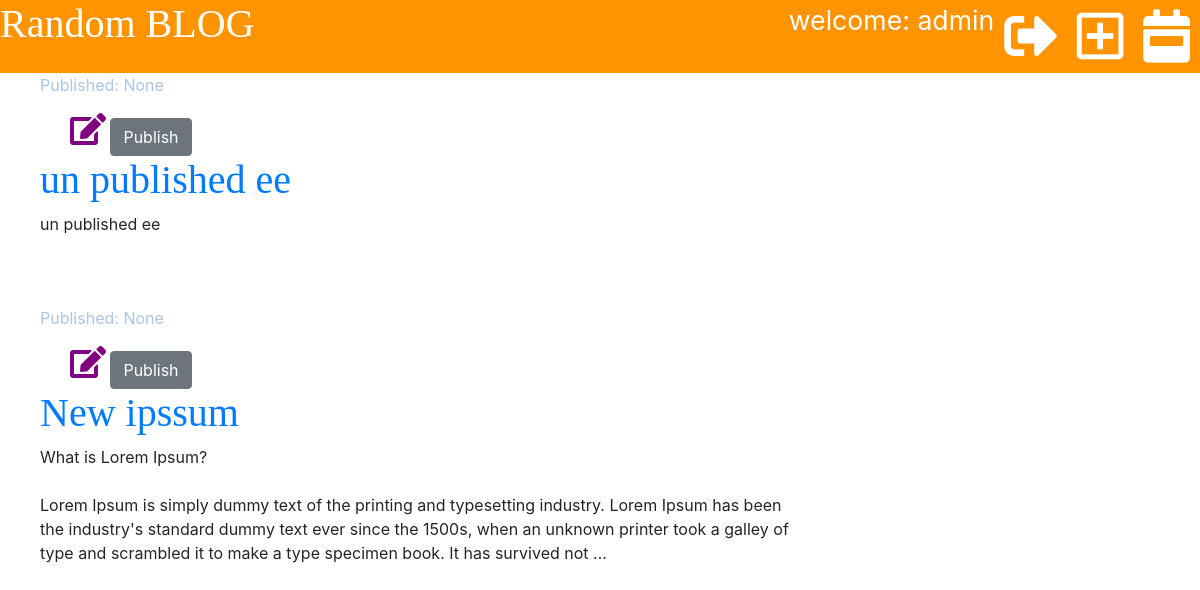
/draft/21/unPublish/ (signed in), run on an earlier commit of the app's database.
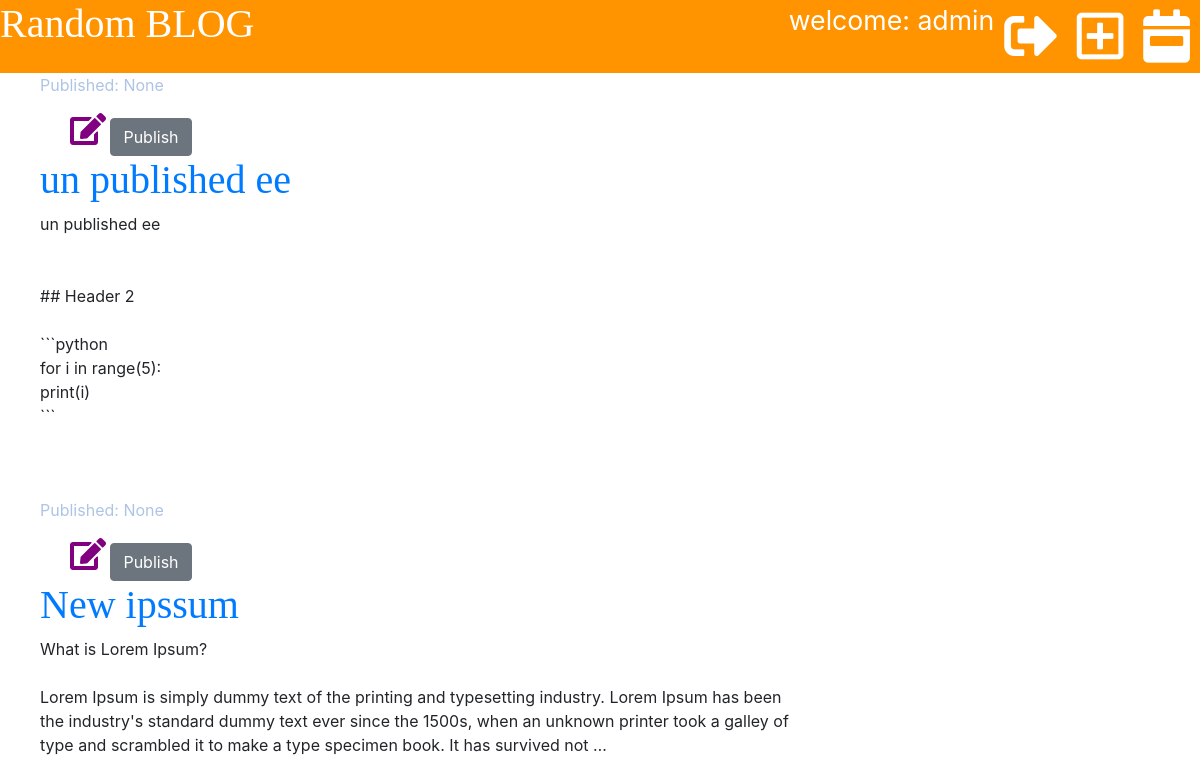
And on a later commit of the database.
### blog/models.py (models this page shows, shortened)
class Post(models.Model):
    author = models.ForeignKey('auth.User', on_delete=models.CASCADE)
    title = models.CharField(max_length=200)
    text = models.TextField()
    created_date = models.DateTimeField(default=timezone.now)
    published_date = models.DateTimeField(blank=True, null=True)
    test_date = models.DateTimeField(blank=True, null=True)

### blog/views.py (the view)
# urls.py: path('draft/<int:pk>/unPublish/', views.post_unPublish, name='post_post_unPublish'),
@login_required
def post_unPublish(request, pk):
    post = get_object_or_404(Post, pk=pk)
    post.published_date = None
    post.save()
    posts = Post.objects.filter(published_date__isnull=True).order_by('-created_date')
    stuff_for_frontend = {'posts': posts}
    return render(request, "blog/post_draft_list.html", stuff_for_frontend)

### blog/templates/blog/post_draft_list.html (shortened to what this page needs)
{% extends 'blog/base.html' %}
{% block content %}
{% for post in posts %}
<div class="post">
    <div class="date">
        <p>Published: {{ post.published_date }}</p>
        <span class="edit-publish">
            <a href="{% url 'post_edit' pk=post.pk %}"><i class="fas fa-edit fa-2x"></i></a>
            <a href="{% url 'post_publish' pk=post.pk %}"><button class="btn btn-secondary">Publish</button></a>
        </span>
    </div>
    <h1><a href="{% url 'post_detail' post.pk %}">{{ post.title }}</a></h1>
    <p>{{ post.text|linebreaksbr|truncatechars:300 }}</p>
</div>
{% endfor %}
{% endblock %}

What changed in the data, as far as the page shows it:
changed Post "un published ee": text "un published ee" → "un published ee ## Header 2 ```python for i in range(5): print(i) ```"
